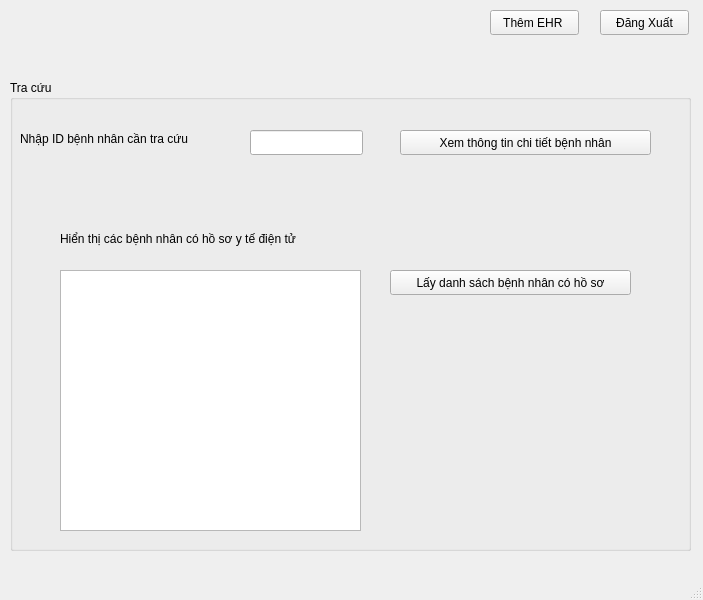
<?xml version="1.0" encoding="UTF-8"?>
<ui version="4.0">
 <class>mainWindow</class>
 <widget class="QMainWindow" name="mainWindow">
  <property name="geometry">
   <rect>
    <x>0</x>
    <y>0</y>
    <width>703</width>
    <height>600</height>
   </rect>
  </property>
  <property name="windowTitle">
   <string>Tra cứu hồ sơ bệnh nhân</string>
  </property>
  <widget class="QWidget" name="centralwidget">
   <widget class="QGroupBox" name="groupBox">
    <property name="geometry">
     <rect>
      <x>10</x>
      <y>80</y>
      <width>681</width>
      <height>471</height>
     </rect>
    </property>
    <property name="title">
     <string>Tra cứu</string>
    </property>
    <widget class="QLabel" name="label">
     <property name="geometry">
      <rect>
       <x>10</x>
       <y>50</y>
       <width>221</width>
       <height>17</height>
      </rect>
     </property>
     <property name="text">
      <string>Nhập ID bệnh nhân cần tra cứu</string>
     </property>
    </widget>
    <widget class="QLineEdit" name="tbIDBenhNhan">
     <property name="geometry">
      <rect>
       <x>240</x>
       <y>50</y>
       <width>113</width>
       <height>25</height>
      </rect>
     </property>
    </widget>
    <widget class="QPushButton" name="btXemThongTinBenhNhan">
     <property name="geometry">
      <rect>
       <x>390</x>
       <y>50</y>
       <width>251</width>
       <height>25</height>
      </rect>
     </property>
     <property name="text">
      <string>Xem thông tin chi tiết bệnh nhân</string>
     </property>
    </widget>
    <widget class="QTextBrowser" name="tbHienThiDanhSachBenhNhan">
     <property name="geometry">
      <rect>
       <x>50</x>
       <y>190</y>
       <width>301</width>
       <height>261</height>
      </rect>
     </property>
    </widget>
    <widget class="QPushButton" name="btLayDanhSachBenhNhan">
     <property name="geometry">
      <rect>
       <x>380</x>
       <y>190</y>
       <width>241</width>
       <height>25</height>
      </rect>
     </property>
     <property name="text">
      <string>Lấy danh sách bệnh nhân có hồ sơ</string>
     </property>
    </widget>
    <widget class="QLabel" name="label_2">
     <property name="geometry">
      <rect>
       <x>50</x>
       <y>150</y>
       <width>301</width>
       <height>17</height>
      </rect>
     </property>
     <property name="text">
      <string>Hiển thị các bệnh nhân có hồ sơ y tế điện tử</string>
     </property>
    </widget>
   </widget>
   <widget class="QPushButton" name="btDangXuat">
    <property name="geometry">
     <rect>
      <x>600</x>
      <y>10</y>
      <width>89</width>
      <height>25</height>
     </rect>
    </property>
    <property name="text">
     <string>Đăng Xuất</string>
    </property>
   </widget>
   <widget class="QPushButton" name="btThemEHR">
    <property name="geometry">
     <rect>
      <x>490</x>
      <y>10</y>
      <width>89</width>
      <height>25</height>
     </rect>
    </property>
    <property name="text">
     <string>Thêm EHR </string>
    </property>
   </widget>
  </widget>
  <widget class="QMenuBar" name="menubar">
   <property name="geometry">
    <rect>
     <x>0</x>
     <y>0</y>
     <width>703</width>
     <height>22</height>
    </rect>
   </property>
  </widget>
  <widget class="QStatusBar" name="statusbar"/>
 </widget>
 <resources/>
 <connections/>
</ui>
